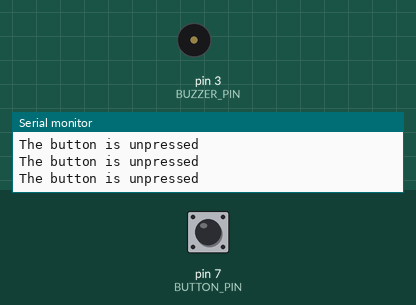
Recording of a sketch running on a simulated Arduino Uno, built with avr-gcc and run on an emulated ATmega328P. Parts: buzzer (waves = sounding, pin HIGH), the last lines printed to the serial monitor. Inputs (shaded band) come from the test bench; at power-on: pin 7 (BUTTON_PIN) HIGH.

Above: at 1.2 s.
1.3 s: pin 7 (BUTTON_PIN) pulled LOW for 0.15 s
At 1.41 s:
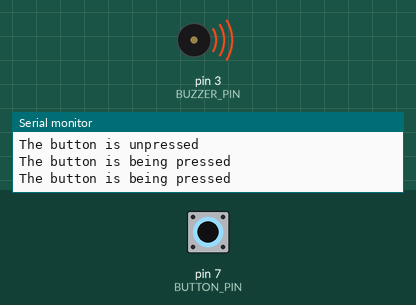
2.9 s: pin 7 (BUTTON_PIN) pulled LOW for 0.15 s
At 4.2 s:
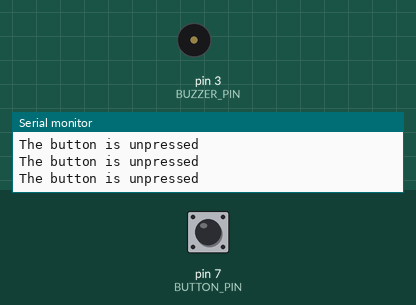
6.0 s: pin 7 (BUTTON_PIN) pulled LOW for 1 s
At 6.7 s:
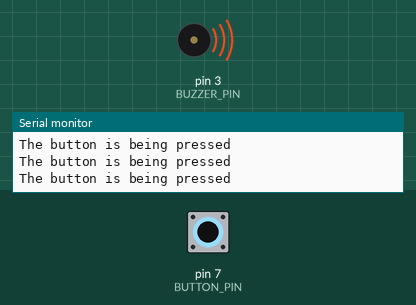
10.0 s: pin 7 (BUTTON_PIN) pulsed LOW 2 times (0.12 s each, 0.3 s apart)
At 10.1 s:
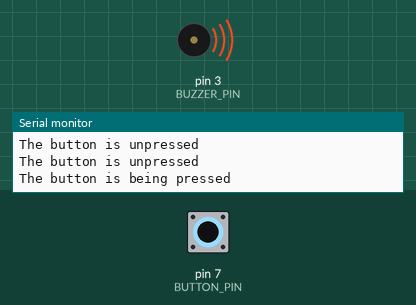
13.6 s: pin 7 (BUTTON_PIN) driven LOW
At 13.9 s:
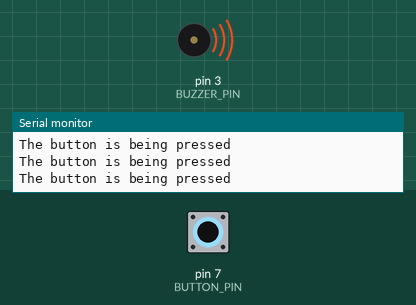
16.6 s: pin 7 (BUTTON_PIN) driven HIGH
At 17.9 s:
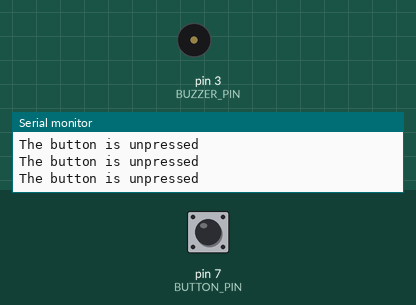
Timing chart, 0 to 19.6 s (numbered marks = the images above; inputs shaded):
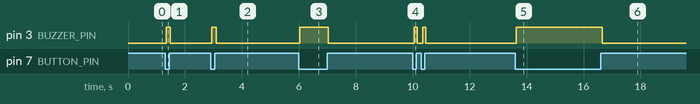

Measured:
- after the input at 1.3 s, pin 3 (BUZZER_PIN): LOW → HIGH at once, → LOW 0.15 s later
- after the input at 2.9 s, pin 3 (BUZZER_PIN): LOW → HIGH after 0.05 s, → LOW 0.15 s later
- after the input at 6.0 s, pin 3 (BUZZER_PIN): LOW → HIGH at once, → LOW 0.99 s later
- after the input at 10.0 s, pin 3 (BUZZER_PIN): alternates HIGH for 0.12 s and LOW for 0.19 s, 4 changes in all, then stays LOW, starting after 0.05 s
- after the input at 13.6 s, pin 3 (BUZZER_PIN): LOW → HIGH at once
- after the input at 16.6 s, pin 3 (BUZZER_PIN): HIGH → LOW after 0.05 s

The sketch:

IOT_12_SB.ino
```cpp
const int BUTTON_PIN = 7; // Arduino pin connected to button's pin
const int BUZZER_PIN = 3; // Arduino pin connected to Buzzer's pin
void setup() {
 Serial.begin(9600); // initialize serial with baud rate 9600
 pinMode(BUTTON_PIN, INPUT_PULLUP); // set Arduino pin to input pull-up mode
 pinMode(BUZZER_PIN, OUTPUT); // set Arduino pin to output mode
}
void loop() {
 int buttonState = digitalRead(BUTTON_PIN); // read new state
 if (buttonState == LOW) {
 Serial.println("The button is being pressed");
 digitalWrite(BUZZER_PIN, HIGH); // turn on the buzzer
 }
 else {
 Serial.println("The button is unpressed");
 digitalWrite(BUZZER_PIN, LOW); // turn off the buzzer
 }
}
```
